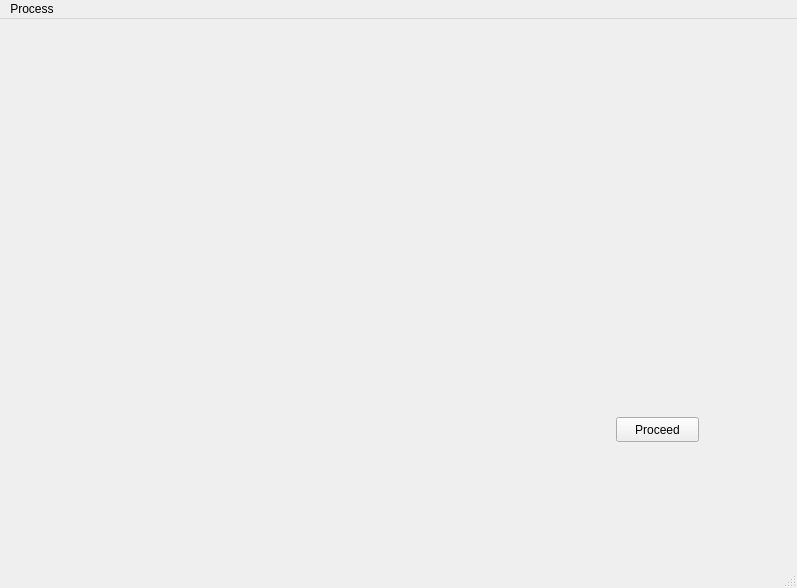
<?xml version="1.0" encoding="UTF-8"?>
<ui version="4.0">
 <class>GSUI</class>
 <widget class="QMainWindow" name="GSUI">
  <property name="geometry">
   <rect>
    <x>0</x>
    <y>0</y>
    <width>797</width>
    <height>588</height>
   </rect>
  </property>
  <property name="windowTitle">
   <string>GSUI</string>
  </property>
  <widget class="QWidget" name="centralwidget">
   <widget class="QPushButton" name="proceedButton">
    <property name="geometry">
     <rect>
      <x>616</x>
      <y>398</y>
      <width>83</width>
      <height>25</height>
     </rect>
    </property>
    <property name="text">
     <string>Proceed</string>
    </property>
   </widget>
  </widget>
  <widget class="QMenuBar" name="menubar">
   <property name="geometry">
    <rect>
     <x>0</x>
     <y>0</y>
     <width>797</width>
     <height>22</height>
    </rect>
   </property>
   <widget class="QMenu" name="menuProcess">
    <property name="title">
     <string>Process</string>
    </property>
    <addaction name="openProcessFromFileAction"/>
   </widget>
   <addaction name="menuProcess"/>
  </widget>
  <widget class="QStatusBar" name="statusbar"/>
  <action name="openProcessFromFileAction">
   <property name="text">
    <string>Open from file</string>
   </property>
  </action>
 </widget>
 <resources/>
 <connections/>
</ui>
